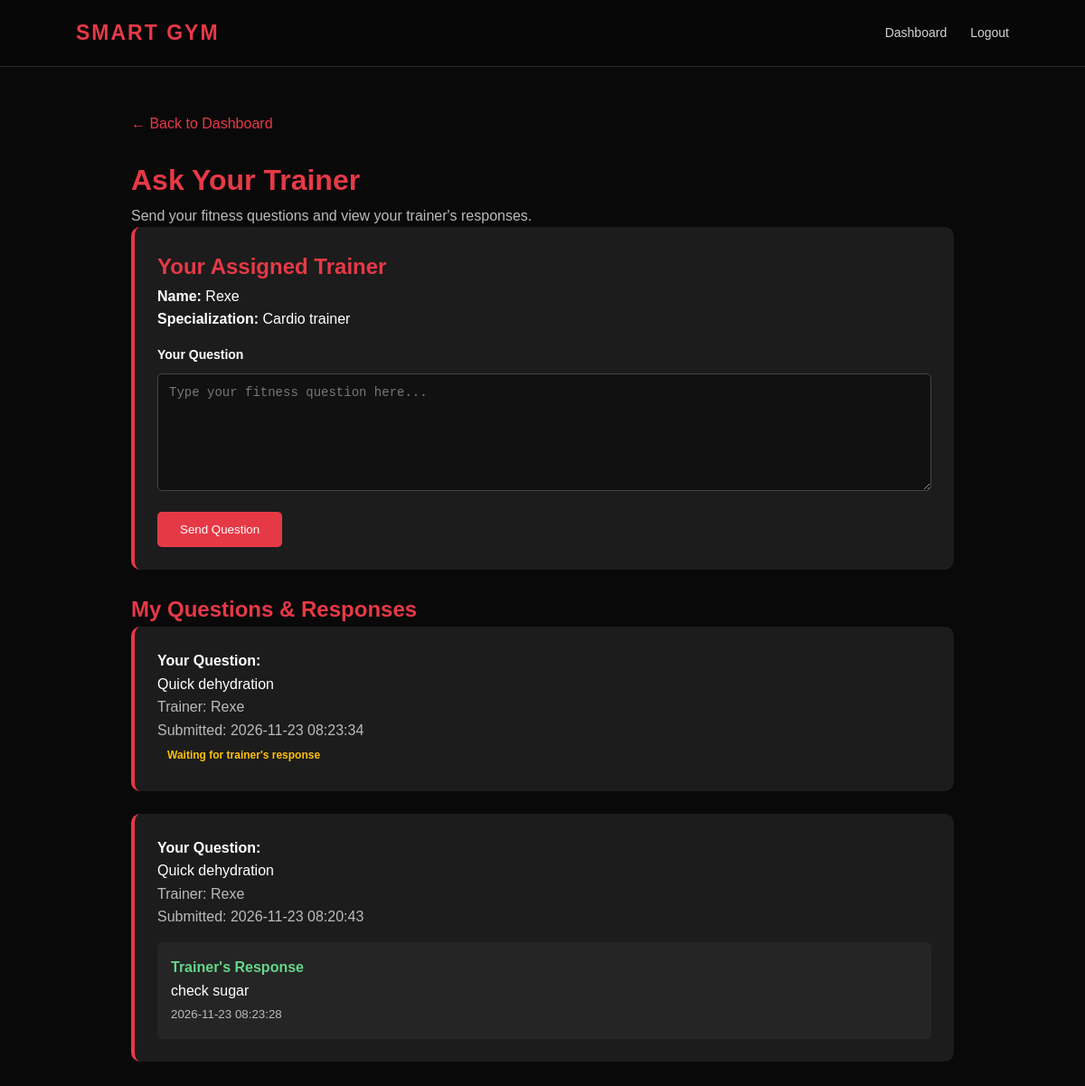
Screenshot of /client/ask_trainer.php (signed in) with the database file from the repository.
### tables this page shows
CREATE TABLE `trainers` (
  `id` int NOT NULL AUTO_INCREMENT,
  `name` varchar(100) NOT NULL,
  `email` varchar(150) NOT NULL,
  `phone` varchar(15) NOT NULL,
  `specialization` varchar(100) NOT NULL,
  `password` varchar(255) NOT NULL,
  `created_at` timestamp NULL DEFAULT CURRENT_TIMESTAMP,
  PRIMARY KEY (`id`),
  UNIQUE KEY `email` (`email`)
);

CREATE TABLE `trainer_questions` (
  `id` int NOT NULL AUTO_INCREMENT,
  `client_id` int NOT NULL,
  `trainer_id` int NOT NULL,
  `question` text NOT NULL,
  `response` text,
  `status` enum('Pending','Answered') DEFAULT 'Pending',
  `created_at` timestamp NULL DEFAULT CURRENT_TIMESTAMP,
  `responded_at` timestamp NULL DEFAULT NULL,
  PRIMARY KEY (`id`),
  KEY `client_id` (`client_id`),
  KEY `trainer_id` (`trainer_id`),
  CONSTRAINT `trainer_questions_ibfk_1` FOREIGN KEY (`client_id`) REFERENCES `clients` (`id`) ON DELETE CASCADE,
  CONSTRAINT `trainer_questions_ibfk_2` FOREIGN KEY (`trainer_id`) REFERENCES `trainers` (`id`) ON DELETE CASCADE
);

### client/ask_trainer.php (the view, shortened to what this page needs)
<?php
require_once "../config/database.php";
$client_id = (int) $_SESSION["client_id"];
$stmt = $conn->prepare("
    SELECT t.id, t.name, t.email, t.specialization
    FROM trainer_clients tc
    JOIN trainers t ON t.id = tc.trainer_id
    WHERE tc.client_id = ?
    LIMIT 1
");
$stmt->execute([$client_id]);
$trainer = $stmt->fetch(PDO::FETCH_ASSOC);
$history_stmt = $conn->prepare("
    SELECT tq.question, tq.response, tq.status, tq.created_at,
           tq.responded_at, t.name AS trainer_name
    FROM trainer_questions tq
    JOIN trainers t ON t.id = tq.trainer_id
    WHERE tq.client_id = ?
    ORDER BY tq.created_at DESC
");
$history_stmt->execute([$client_id]);
$questions = $history_stmt->fetchAll(PDO::FETCH_ASSOC);
?>
<!DOCTYPE html>
<html lang="en">
<head>
    <link rel="stylesheet" href="../assets/css/style.css">
</head>
<body>
<header class="navbar">
    <h2>SMART GYM</h2>
    <nav>
        <a href="dashboard.php">Dashboard</a>
        <a href="logout.php">Logout</a>
    </nav>
</header>
<main class="page">
    <a href="dashboard.php" class="back">← Back to Dashboard</a>
    <h1>Ask Your Trainer</h1>
    <p class="muted">Send your fitness questions and view your trainer's responses.</p>
    <section class="card">
        <h2>Your Assigned Trainer</h2>
        <?php if ($trainer): ?>
            <p>
                <strong>Name:</strong>
                <?= htmlspecialchars($trainer["name"]) ?>
            </p>
            <p>
                <strong>Specialization:</strong>
                <?= htmlspecialchars($trainer["specialization"]) ?>
            </p>
            <form method="POST">
                <label for="question">Your Question</label>
                <textarea
                    name="question"
                    id="question"
                    maxlength="2000"
                    minlength="5"
                    placeholder="Type your fitness question here..."
                    required
                ></textarea>
                <button type="submit">Send Question</button>
            </form>
        <?php endif; ?>
    </section>
    <h2>My Questions & Responses</h2>
    <?php if ($questions): ?>
        <?php foreach ($questions as $item): ?>
            <section class="card">
                <p>
                    <strong>Your Question:</strong>
                </p>
                <p><?= nl2br(htmlspecialchars($item["question"])) ?></p>
                <p class="muted">
                    Trainer: <?= htmlspecialchars($item["trainer_name"]) ?>
                </p>
                <p class="muted">
                    Submitted:
                    <?= htmlspecialchars($item["created_at"]) ?>
                </p>
                <?php if ($item["status"] === "Answered"): ?>
                    <div class="response">
                        <p class="answered"><strong>Trainer's Response</strong></p>
                        <p>
                            <?= nl2br(htmlspecialchars($item["response"] ?? "")) ?>
                        </p>
                        <small class="muted">
                            <?= htmlspecialchars($item["responded_at"] ?? "") ?>
                        </small>
                    </div>
                <?php else: ?>
                    <p class="status">Waiting for trainer's response</p>
                <?php endif; ?>
            </section>
        <?php endforeach; ?>
    <?php else: ?>
        <section class="card">
            <p class="muted">You haven't asked any questions yet.</p>
        </section>
    <?php endif; ?>
</main>
</body>
</html>

### assets/css/style.css (style rules this page uses)
:root { --bg: #090909; --surface: #111111; --card: #171717; --card-hover: #202020; --accent: #e63946; --accent-dark: #bd1f2d; --text: #ffffff; --muted: #a1a1aa; --border: #292929; --success: #22c55e; --warning: #f59e0b; --radius: 14px; --shadow: 0 12px 35px rgba(0,0,0,0.3); }
* { margin: 0; padding: 0; box-sizing: border-box; }
html { scroll-behavior: smooth; }
body { font-family: Arial, Helvetica, sans-serif; background: var(--bg); color: var(--text); line-height: 1.6; min-height: 100vh; }
a { color: inherit; }
.navbar { display: flex; justify-content: space-between; align-items: center; padding: 18px 7%; background: rgba(8,8,8,0.94); border-bottom: 1px solid var(--border); position: relative; z-index: 10; backdrop-filter: blur(15px); }
.navbar h2 { color: var(--accent); letter-spacing: 2px; font-size: 23px; font-weight: 800; }
.navbar nav { display: flex; align-items: center; gap: 26px; }
.navbar nav a { color: #d4d4d8; text-decoration: none; font-size: 14px; transition: 0.25s; }
button { font-family: inherit; }
form { margin-top: 15px; }
label { display: block; color: #e5e5e5; margin: 14px 0 7px; font-size: 14px; font-weight: 600; }
input, select, textarea { width: 100%; padding: 13px 15px; background: #101010; border: 1px solid #333; border-radius: 8px; color: white; outline: none; font-size: 14px; transition: 0.25s; }
input::placeholder, textarea::placeholder { color: #777; }
textarea { min-height: 110px; resize: vertical; }
.status { display: inline-block; padding: 5px 11px; border-radius: 30px; font-size: 12px; font-weight: bold; }

### client/ask_trainer.php (style rules this page uses)
.page { max-width: 950px; margin: auto; padding: 50px 20px; }
h1, h2 { color: #e63946; }
.card { background: #1c1c1c; padding: 25px; border-radius: 10px; margin-bottom: 25px; border-left: 4px solid #e63946; }
label { display: block; margin-bottom: 10px; color: white; }
textarea { width: 100%; min-height: 130px; padding: 12px; border: 1px solid #444; border-radius: 5px; background: #111; color: white; resize: vertical; box-sizing: border-box; }
button { margin-top: 15px; padding: 12px 25px; background: #e63946; color: white; border: none; border-radius: 5px; cursor: pointer; }
.response { background: #252525; padding: 15px; margin-top: 15px; border-radius: 5px; }
.status { color: #ffc107; font-weight: bold; }
.answered { color: #65d68a; }
.back { display: inline-block; margin-bottom: 25px; color: #e63946; text-decoration: none; }
.muted { color: #bbb; }

### rows the page displays
trainers: name "Rexe", specialization "Cardio trainer"
trainer_questions: question "Quick dehydration", trainer.name "Rexe", created_at "2026-11-23 08:23:34", status "Waiting for trainer's response"
trainer_questions: question "Quick dehydration", trainer.name "Rexe", created_at "2026-11-23 08:20:43", response "check sugar", responded_at "2026-11-23 08:23:28"
